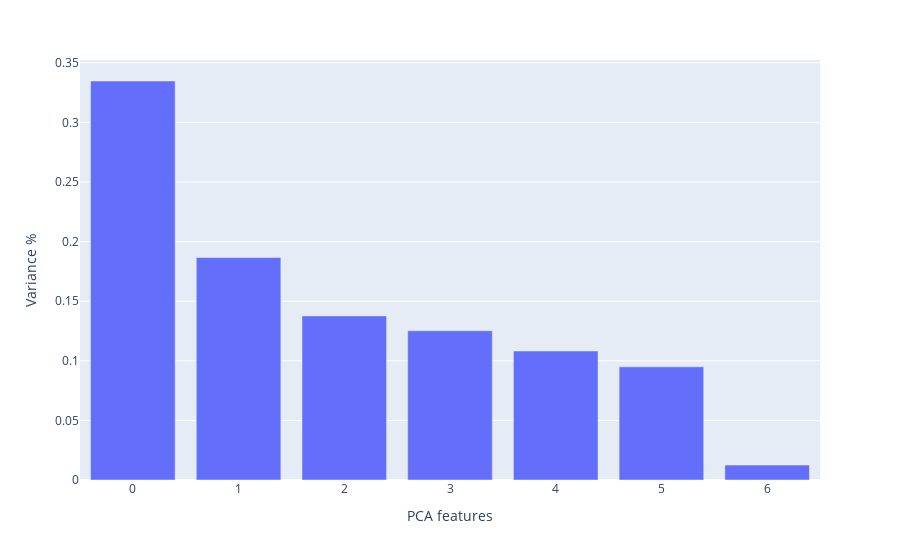

Notebook code for this chart:
### Code cell
from sklearn.decomposition import PCA

pca = PCA()
pca.fit(X)

# Plot the explained variances
pca_features = range(pca.n_components_)

fig = px.bar(x = pca_features, y = pca.explained_variance_ratio_,
            labels={'x':'PCA features', 'y' : 'Variance %'})

fig.show()

### Figure 1 — Plotly figure (JSON) as saved in the notebook; plotly's stock layout.template omitted (floating-point values rounded to 4 significant figures)
{"data": [{"alignmentgroup": "True", "hovertemplate": "PCA features=%{x}<br>Variance %=%{y}<extra></extra>", "legendgroup": "", "marker": {"color": "#636efa", "pattern": {"shape": ""}}, "name": "", "offsetgroup": "", "orientation": "v", "showlegend": false, "textposition": "auto", "type": "bar", "x": [0, 1, 2, 3, 4, 5, 6], "xaxis": "x", "y": [0.3347, 0.1867, 0.1377, 0.1252, 0.1082, 0.09495, 0.01249], "yaxis": "y"}], "layout": {"barmode": "relative", "legend": {"tracegroupgap": 0}, "margin": {"t": 60}, "xaxis": {"anchor": "y", "domain": [0, 1], "title": {"text": "PCA features"}}, "yaxis": {"anchor": "x", "domain": [0, 1], "title": {"text": "Variance %"}}}}
